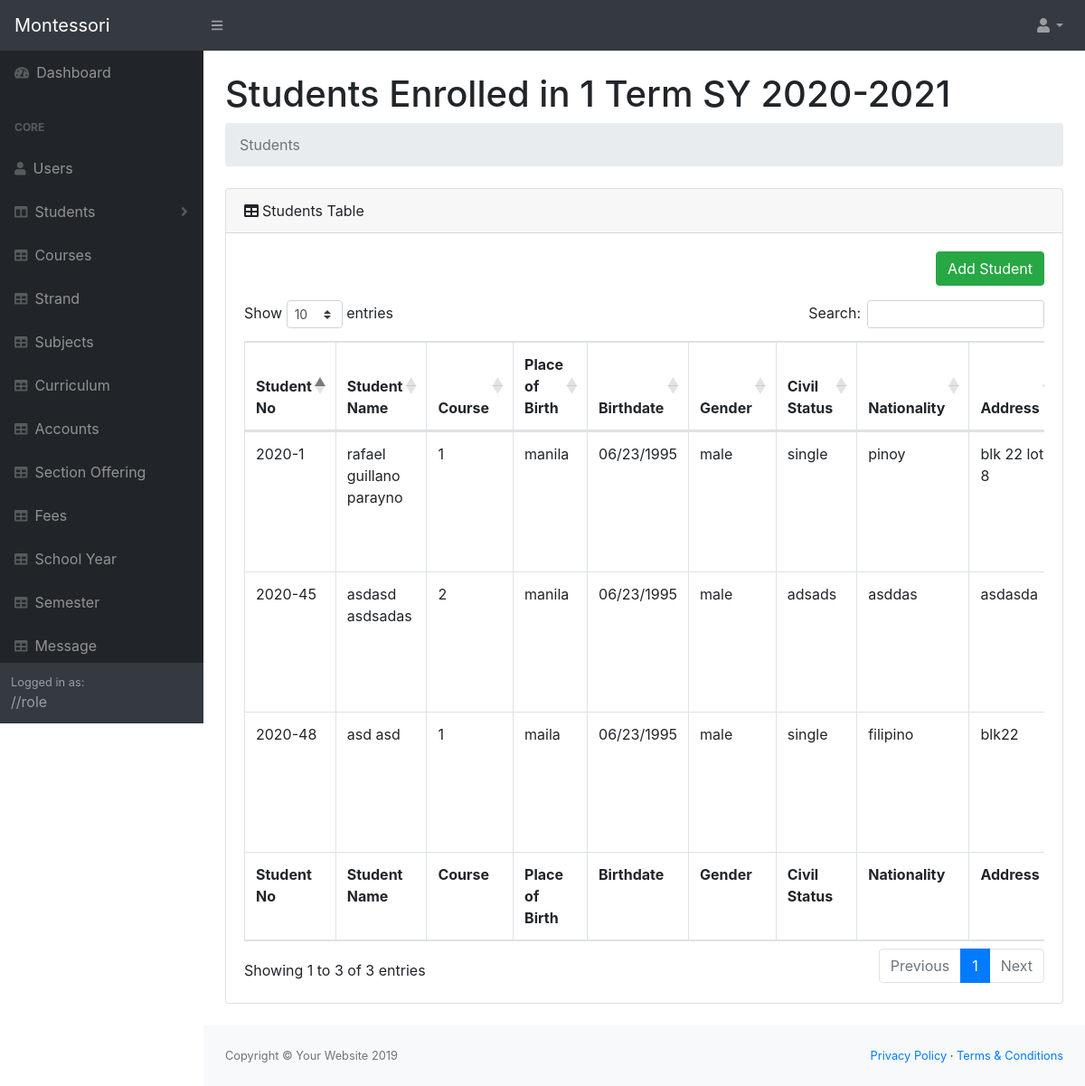
The page /system/pages/students.php (signed in) on the database its author committed.
### tables this page shows
CREATE TABLE `sem` (
  `semid` int(11) NOT NULL,
  `semterm` int(11) NOT NULL,
  `sem_status` varchar(15) NOT NULL,
  `syid` int(11) NOT NULL,
  `isOpenReg` int(11) NOT NULL
);

CREATE TABLE `schoolyear` (
  `sy_id` int(11) NOT NULL,
  `school_year` varchar(30) NOT NULL,
  `sy_status` varchar(15) NOT NULL
);

CREATE TABLE `personaldata` (
  `personal_id` int(11) NOT NULL,
  `sno` varchar(30) NOT NULL,
  `firstname` varchar(50) NOT NULL,
  `lastname` varchar(50) NOT NULL,
  `middlename` varchar(20) NOT NULL,
  `Course` int(11) NOT NULL,
  `pob` varchar(20) NOT NULL,
  `dob` varchar(20) NOT NULL,
  `gender` varchar(20) NOT NULL,
  `civil` varchar(20) NOT NULL,
  `nationality` varchar(20) NOT NULL,
  `Address` text NOT NULL,
  `CpNo` varchar(20) NOT NULL,
  `EmailAdd` varchar(50) NOT NULL,
  `Religion` varchar(20) NOT NULL,
  `age` int(11) NOT NULL,
  `isEnrolled` int(11) NOT NULL,
  `semid` int(11) NOT NULL,
  `syid` int(11) NOT NULL
);

### system/pages/functions.php (called while the page is built, shortened)
<?php
$db = new DBController();
$personal = new PersonalData($db);
$schoolYear = new SchoolYear($db);
$sem = new Sem($db);

### system/pages/students.php (the view, shortened to what this page needs)
<?php
include('header.php');
include('navigation.php');
$schoolYearArgs = $schoolYear->schoolYear();
$semList = $sem->getSemActivate();
$studentsList = $personal->getDataWithSemSyid($semList['semid'], $schoolYearArgs['sy_id']);
?>
<main>
    <div class="container-fluid">
        <h1 class="mt-4">Students Enrolled in <?= $semList['semterm'] ?> Term SY <?= $schoolYearArgs['school_year'] ?></h1>
        <ol class="breadcrumb mb-4">
            <li class="breadcrumb-item active">Students</li>
        </ol>
        <div class="card mb-4">
            <div class="card-header"><i class="fas fa-table mr-1"></i>Students Table
            </div>
            <div class="card-body">
                <div class="d-flex justify-content-end mb-3">
                    <a href="./addstudents.php" class="btn btn-md btn-success">Add Student</a>
                </div>
                <div class="table-responsive">
                    <table class="table table-bordered" id="dataTable" width="100%" cellspacing="0">
                        <thead>
                            <tr>
                                <th>Student No</th>
                                <th>Student Name</th>
                                <th>Course</th>
                                <th>Place of Birth</th>
                                <th>Birthdate</th>
                                <th>Gender</th>
                                <th>Civil Status</th>
                                <th>Nationality</th>
                                <th>Address</th>
                            </tr>
                        </thead>
                        <tfoot>
                            <tr>
                                <th>Student No</th>
                                <th>Student Name</th>
                                <th>Course</th>
                                <th>Place of Birth</th>
                                <th>Birthdate</th>
                                <th>Gender</th>
                                <th>Civil Status</th>
                                <th>Nationality</th>
                                <th>Address</th>
                            </tr>
                        </tfoot>
                        <tbody>
                            <?php array_map(function ($student) { ?>
                                <tr>
                                    <td><?= $student['sno'] ?></td>
                                    <td><?= $student['firstname'] . ' ' . $student['lastname'] ?></td>
                                    <td><?= $student['Course'] ?></td>
                                    <td><?= $student['pob'] ?></td>
                                    <td><?= $student['dob'] ?></td>
                                    <td><?= $student['gender'] ?></td>
                                    <td><?= $student['civil'] ?></td>
                                    <td><?= $student['nationality'] ?></td>
                                    <td><?= $student['Address'] ?></td>
                                </tr>
                            <?php }, $studentsList) ?>
                        </tbody>
                    </table>
                </div>
            </div>
        </div>
    </div>
</main>
<?php
include('footer.php');
?>

### rows shown on the page
sem: semterm "1"
schoolyear: school_year "2020-2021"
personaldata: sno "2020-1", firstname "rafael guillano", lastname "parayno", Course "1", pob "manila", dob "06/23/1995", gender "male", civil "single", nationality "pinoy", Address "blk 22 lot 8"
personaldata: sno "2020-45", firstname "asdasd", lastname "asdsadas", Course "2", pob "manila", dob "06/23/1995", gender "male", civil "adsads", nationality "asddas", Address "asdasda"
personaldata: sno "2020-48", firstname "asd", lastname "asd", Course "1", pob "maila", dob "06/23/1995", gender "male", civil "single", nationality "filipino", Address "blk22"
